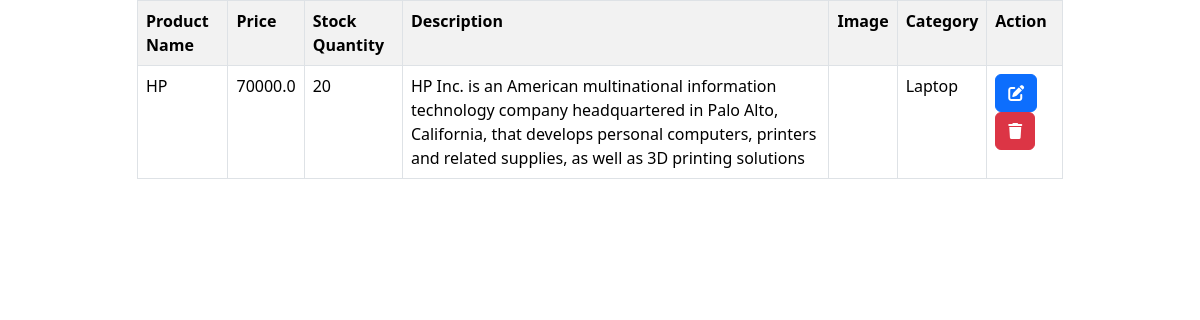
Screenshot of /products/ with the database file from the repository.
### products/models.py (models this page shows, shortened)
class Product(models.Model):
    product_name=models.CharField(max_length=100)
    product_price=models.FloatField()
    stock=models.IntegerField()
    image=models.CharField(max_length=255)
    product_description=models.TextField(null=True)
    created_date=models.DateTimeField(auto_now_add=True)
    category=models.ForeignKey(Category,on_delete=models.CASCADE,null=True)

class Category(models.Model):
    category_name=models.CharField(max_length=100,unique=True)
    created_date=models.DateTimeField(auto_now_add=True)

### products/views.py (the view)
# urls.py: path('',index),
def index(request):
    products=Product.objects.all()
    context={
        'products':products
    }
    return render(request,'products/products.html',context)

### products/templates/products/products.html (shortened to what this page needs)
{% extends 'layouts.html' %}
{% block main_content %}
<div class="container">
    <div class="row d-flex justify-content-center">
        <div class="col-md-10">
            <table class="table table-bordered table-striped">
                <tr>
                    <th>Product Name</th>
                    <th>Price</th>
                    <th>Stock Quantity</th>
                    <th>Description</th>
                    <th>Image</th>
                    <th>Category</th>
                    <th>Action</th>
                </tr>
                {% for item in products %}
                <tr>
                    <td>{{item.product_name}}</td>
                    <td>{{item.product_price}}</td>
                    <td>{{item.stock}}</td>
                    <td>{{item.product_description}}</td>
                    <td><img src="{{item.image}}" alt="{{item.title}}" width="100"></td>
                    <td>{{item.category.category_name}}</td>
                    <td>
                        <a href="/products/updateproduct/{{item.id}}" class="btn btn-primary">
                            <i class="fa-solid fa-pen-to-square"></i>
                        </a>
                        <a href="/products/deleteproduct/{{item.id}}" class="btn btn-danger"
                            onclick="return confirm('Are you sure want to delete this product?')">
                            <i class="fa-solid fa-trash"></i>
                        </a>
                    </td>
                </tr>
                {% endfor %}
            </table>
        </div>
    </div>
</div>
{% endblock %}

### templates/layouts.html (shortened to what this page needs)
<!DOCTYPE html>
<html lang="en">
<head>
    <link href="https://cdn.jsdelivr.net/npm/bootstrap@5.3.2/dist/css/bootstrap.min.css" rel="stylesheet"
>
    <link rel="stylesheet" href="https://cdnjs.cloudflare.com/ajax/libs/font-awesome/6.5.1/css/all.min.css"
 />
</head>
<body>
    {% block main_content %}
    {% endblock %}
</body>
</html>

### rows the page displays
Product: product_name "HP", product_price "70000.0", stock "20", product_description "HP Inc. is an American multinational information technology company headquartered in Palo Alto, California, that develops personal computers, printers and related supplies, as well as 3D printing solutions", category.category_name "Laptop"
